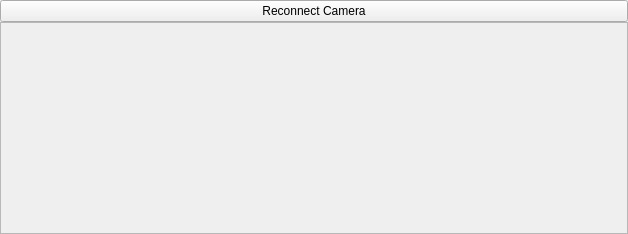
<?xml version="1.0" encoding="UTF-8"?>
<ui version="4.0">
 <class>Form</class>
 <widget class="QWidget" name="Form">
  <property name="geometry">
   <rect>
    <x>0</x>
    <y>0</y>
    <width>628</width>
    <height>234</height>
   </rect>
  </property>
  <property name="windowTitle">
   <string>Form</string>
  </property>
  <layout class="QVBoxLayout" name="verticalLayout">
   <property name="spacing">
    <number>0</number>
   </property>
   <property name="margin">
    <number>0</number>
   </property>
   <item>
    <widget class="QPushButton" name="reconnectBtn">
     <property name="text">
      <string>Reconnect Camera</string>
     </property>
    </widget>
   </item>
   <item>
    <widget class="QScrollArea" name="scrollArea">
     <property name="sizePolicy">
      <sizepolicy hsizetype="Preferred" vsizetype="Preferred">
       <horstretch>0</horstretch>
       <verstretch>0</verstretch>
      </sizepolicy>
     </property>
     <property name="horizontalScrollBarPolicy">
      <enum>Qt::ScrollBarAlwaysOff</enum>
     </property>
     <property name="widgetResizable">
      <bool>true</bool>
     </property>
     <widget class="QWidget" name="scrollAreaWidgetContents">
      <property name="geometry">
       <rect>
        <x>0</x>
        <y>0</y>
        <width>622</width>
        <height>204</height>
       </rect>
      </property>
      <layout class="QFormLayout" name="formLayout_2">
       <property name="fieldGrowthPolicy">
        <enum>QFormLayout::ExpandingFieldsGrow</enum>
       </property>
       <property name="horizontalSpacing">
        <number>0</number>
       </property>
       <property name="verticalSpacing">
        <number>0</number>
       </property>
       <property name="margin">
        <number>0</number>
       </property>
      </layout>
     </widget>
    </widget>
   </item>
  </layout>
 </widget>
 <resources/>
 <connections/>
</ui>
